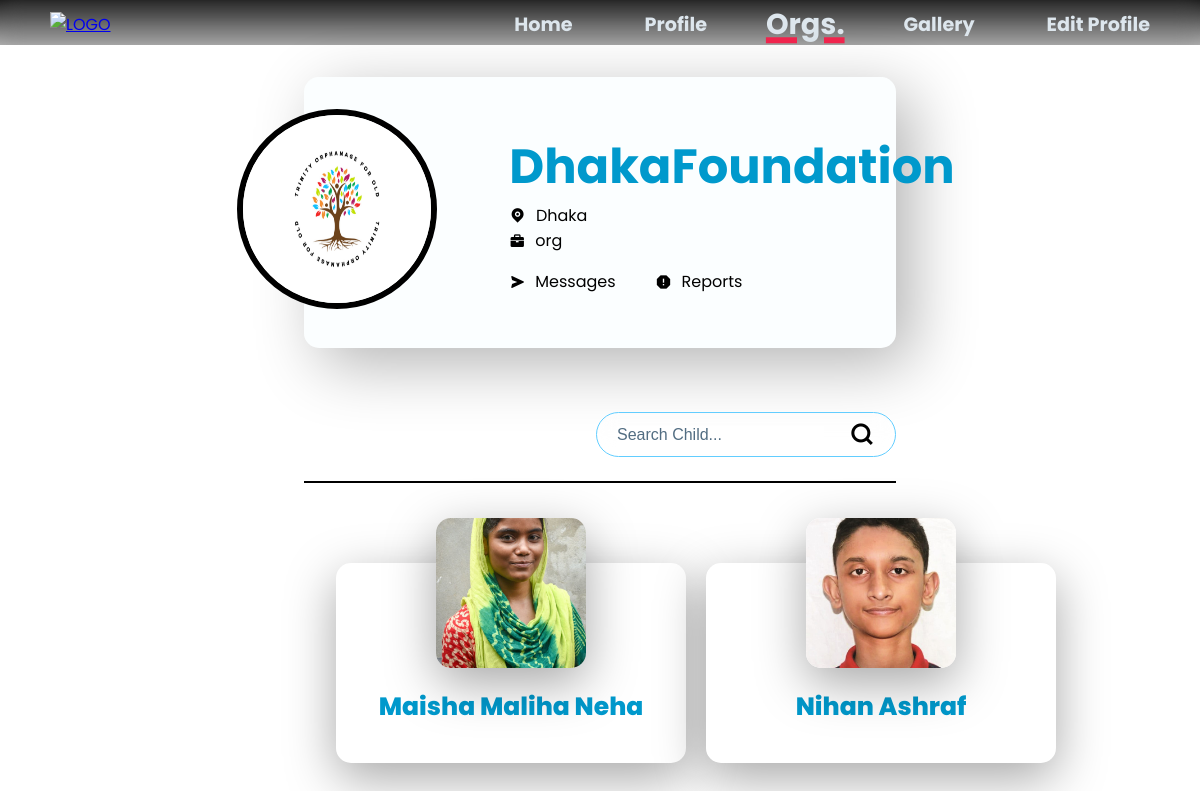
The page /Root/Orphanage/USER-PERSPECTIVE/O_UP_ORPHAN_DASH.php?org_id=21 (signed in) on the database its author committed.
### tables this page shows
CREATE TABLE `org_list` (
  `org_id` int(11) NOT NULL,
  `org_name` varchar(30) DEFAULT NULL,
  `acc_id` int(11) NOT NULL,
  `org_description` text DEFAULT NULL,
  `org_email` varchar(30) DEFAULT NULL,
  `org_phone` varchar(20) DEFAULT NULL,
  `org_website` varchar(30) DEFAULT NULL,
  `org_logo` varchar(255) DEFAULT NULL,
  `established` date DEFAULT NULL,
  `org_location` varchar(30) DEFAULT NULL,
  `org_vision` varchar(30) DEFAULT NULL,
  `org_reviews` decimal(2,2) DEFAULT NULL
);

CREATE TABLE `accounts` (
  `acc_id` int(11) NOT NULL,
  `acc_name` varchar(30) NOT NULL,
  `acc_pass` varchar(255) NOT NULL,
  `acc_email` varchar(30) NOT NULL,
  `role` varchar(10) NOT NULL,
  `acc_join_date` date NOT NULL
);

CREATE TABLE `orphan_list` (
  `orphan_id` int(11) NOT NULL,
  `org_id` int(30) DEFAULT NULL,
  `guardian_id` int(11) DEFAULT NULL,
  `first_name` varchar(30) DEFAULT NULL,
  `last_name` varchar(30) DEFAULT NULL,
  `age` int(11) DEFAULT NULL,
  `gender` varchar(10) DEFAULT NULL,
  `religion` varchar(15) DEFAULT NULL,
  `date_of_birth` date DEFAULT NULL,
  `since` date DEFAULT NULL,
  `family_status` varchar(30) DEFAULT NULL,
  `physical_condition` varchar(30) DEFAULT NULL,
  `education_level` varchar(30) DEFAULT NULL,
  `medical_history` varchar(100) DEFAULT NULL,
  `hobby` varchar(30) DEFAULT NULL,
  `favorite_food` varchar(30) DEFAULT NULL,
  `favorite_game` varchar(30) DEFAULT NULL,
  `skills` text DEFAULT NULL,
  `dreams` text DEFAULT NULL,
  `problems` text DEFAULT NULL,
  `other_comments` text DEFAULT NULL,
  `orphan_image` varchar(255) DEFAULT NULL,
  `adoption_status` enum('0','1') NOT NULL DEFAULT '0',
  `removed_status` enum('0','1') NOT NULL DEFAULT '0'
);

### Root/Orphanage/USER-PERSPECTIVE/UP_ORPHAN_DASH_BE.php (called while the page is built, shortened)
<?php
    include('/xampp/htdocs/DBMS_Project_Organized_One/Includes/db_con.php');
        if (isset($_GET['org_id'])) {
            $org_id = $_GET['org_id'];
            $sql = "SELECT o.org_name, o.org_location, o.org_logo, aa.role FROM org_list AS o LEFT JOIN accounts AS aa ON o.acc_id = aa.acc_id WHERE org_id = $org_id";
            $sql_result = mysqli_query($con, $sql);
            if (mysqli_num_rows($sql_result) == 1) {
                $row = mysqli_fetch_array($sql_result);
                $org_name = $row['org_name'];
                $org_location = $row['org_location'];
                $org_logo = $row['org_logo'];
                $role = $row['role'];
            }
            else {
                echo "User data not found.";
            }
        }
?>

### Root/Orphanage/USER-PERSPECTIVE/O_UP_ORPHAN_DASH.php (the view, shortened to what this page needs)
<!DOCTYPE html>
<html lang="en">
    <head>
        <link rel="stylesheet" href="fonts/remixicon.css">
        <link href='https://unpkg.com/boxicons@2.1.4/css/boxicons.min.css' rel='stylesheet'>
        <link href="https://cdn.jsdelivr.net/npm/remixicon@3.5.0/fonts/remixicon.css" rel="stylesheet"/>
        <link rel="stylesheet" href="https://cdn.jsdelivr.net/npm/swiper@10/swiper-bundle.min.css"/>
        <link rel="stylesheet" href="/Root/Orphanage/ORPHAN_DASH_STYLE.css">
        <link href='https://unpkg.com/boxicons@2.1.4/css/boxicons.min.css' rel='stylesheet'>
    </head>
    <body>
        <?php
            include("/xampp/htdocs/DBMS_Project_Organized_One/Root/Orphanage/USER-PERSPECTIVE/UP_ORPHAN_DASH_BE.php");
        ?>
        <header class="header">
            <nav>
                <div class="logo">
                <a href="/Root/Home_Page/O_HOME.php"><img src="/Root/Landing_Page/LOGO_NoBackground.png" alt="LOGO"></a>
                </div>
                <div class="links">
                <ul>
                    <li><a href="/Root/Home_Page/O_HOME.php">Home</a></li>
                    <li><a href="/Root/Dashboards/Own-Profiles/Org/PROFILE_DETAILS.php">Profile</a></li>
                    <li><a href="/Root/Org_Page/O_ORG.php" class="active">Orgs.</a></li>
                    <li><a href="/Root//Gallary//O_GALLERY_DASH.php">Gallery</a></li>
                    <li><a href="/Root/Dashboards/Own-Profiles/Org/EDIT_PROFILE.php" >Edit Profile</a></li>
                </ul>
                </div>
            </nav>
        </header>
        <div class="container">
            <div class="left_portion">
                <div class="userDetails1">
                    <div>
                        <img src= "../../Dashboards/Own-Profiles/Org/<?php echo $org_logo ?>" alt="profile" width="250px" height="250px">
                    </div>
                    <div class="userDetails">
                        <div class="userName">
                            <h1><?php echo $org_name ?></h1>
                        </div>
                        <div class="map">
                            <i class="ri-map-pin-fill ri"></i>
                            <p><?php echo $org_location ?></p>
                        </div>
                        <div class="map">
                            <i class='bx bxs-briefcase'></i>
                            <p><?php echo $role ?></p>
                        </div>
                        <div class="inner_container">
                            <div class="map">
                                <i class='bx bxs-send'></i>
                                <p>Messages</p>
                            </div>
                            <div class="map">
                                <i class='bx bxs-error-alt'></i>
                                <p>Reports</p>
                            </div>
                        </div>
                    </div>
                </div>
            </div>
            <div class="options">
                <form action="#" method="GET">
                    <input type="text" name="query" placeholder="Search Child...">
                    <button type="submit" class="btn"><i class="ri-search-line"></i></button>
                </form>
            </div>
            <div class="plate">
                <?php
                    if(isset($_GET['query'])){
                        include('/xampp/htdocs/DBMS_Project_Organized_One/Root/Orphanage/USER-PERSPECTIVE/UP_SEARCH_ORPHAN_BE.php');
                    } else {
                        include ('/xampp/htdocs/DBMS_Project_Organized_One/Root/Orphanage/USER-PERSPECTIVE/FETCH_ORPHAN_CARD_BE.php');
                    }
                ?>
            </div>
        </div>
    </body>
</html>

### Root/Orphanage/USER-PERSPECTIVE/FETCH_ORPHAN_CARD_BE.php (shortened to what this page needs)
<?php
    include('/xampp/htdocs/DBMS_Project_Organized_One/Includes/db_con.php');
    $org_id = $_GET['org_id'];
    $query = "SELECT * FROM orphan_list Where org_id = $org_id";
    $result = mysqli_query($con, $query);
    if (mysqli_num_rows($result) > 0) {
        while ($row = mysqli_fetch_assoc($result)) {
            echo '<div class="card">';
            echo '<div class="pb"  style="background-image: url(\'../' . $row['orphan_image'] . '\');"></div>';
            echo '<div class="info">';
            echo '<h1>' . $row['first_name'] . '  ' . $row['last_name'] . '</h1>';
            echo '</div>';
            echo '</div>';
        }
    } else {
        echo 'No Orphan Records found';
    }
?>

### rows shown on the page
org_list: org_logo (picture), org_name "DhakaFoundation", org_location "Dhaka", acc.role "org"
orphan_list: orphan_image (picture), first_name "Maisha Maliha", last_name "Neha"
orphan_list: orphan_image (picture), first_name "Nihan", last_name "Ashraf"
